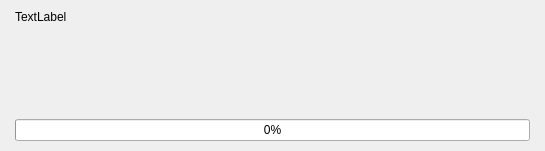
<?xml version="1.0" encoding="UTF-8"?>
<ui version="4.0">
 <class>DialogProgress</class>
 <widget class="QDialog" name="DialogProgress">
  <property name="windowModality">
   <enum>Qt::WindowModal</enum>
  </property>
  <property name="geometry">
   <rect>
    <x>0</x>
    <y>0</y>
    <width>545</width>
    <height>151</height>
   </rect>
  </property>
  <property name="windowTitle">
   <string>In progress...</string>
  </property>
  <layout class="QGridLayout" name="gridLayout">
   <property name="leftMargin">
    <number>15</number>
   </property>
   <property name="topMargin">
    <number>10</number>
   </property>
   <property name="rightMargin">
    <number>15</number>
   </property>
   <property name="bottomMargin">
    <number>10</number>
   </property>
   <item row="0" column="0">
    <layout class="QVBoxLayout" name="verticalLayout">
     <item>
      <widget class="QLabel" name="label">
       <property name="text">
        <string>TextLabel</string>
       </property>
      </widget>
     </item>
     <item>
      <widget class="QLabel" name="labelDescription">
       <property name="font">
        <font>
         <pointsize>9</pointsize>
        </font>
       </property>
       <property name="text">
        <string/>
       </property>
      </widget>
     </item>
     <item>
      <spacer name="verticalSpacer">
       <property name="orientation">
        <enum>Qt::Vertical</enum>
       </property>
       <property name="sizeHint" stdset="0">
        <size>
         <width>308</width>
         <height>18</height>
        </size>
       </property>
      </spacer>
     </item>
     <item>
      <widget class="QProgressBar" name="progressBar">
       <property name="value">
        <number>0</number>
       </property>
      </widget>
     </item>
    </layout>
   </item>
  </layout>
 </widget>
 <resources/>
 <connections/>
</ui>
